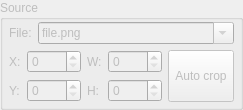
             <widget class="QGroupBox" name="groupBox_2">
              <property name="enabled">
               <bool>false</bool>
              </property>
              <property name="title">
               <string>Source</string>
              </property>
              <layout class="QVBoxLayout" name="verticalLayout">
               <property name="leftMargin">
                <number>6</number>
               </property>
               <property name="topMargin">
                <number>2</number>
               </property>
               <property name="rightMargin">
                <number>6</number>
               </property>
               <property name="bottomMargin">
                <number>5</number>
               </property>
               <item>
                <layout class="QFormLayout" name="formLayout_6">
                 <item row="0" column="0">
                  <widget class="QLabel" name="label_4">
                   <property name="text">
                    <string>File:</string>
                   </property>
                  </widget>
                 </item>
                 <item row="0" column="1">
                  <widget class="QComboBox" name="filename">
                   <property name="enabled">
                    <bool>false</bool>
                   </property>
                   <property name="sizePolicy">
                    <sizepolicy hsizetype="Expanding" vsizetype="Fixed">
                     <horstretch>0</horstretch>
                     <verstretch>0</verstretch>
                    </sizepolicy>
                   </property>
                   <property name="editable">
                    <bool>true</bool>
                   </property>
                   <property name="currentText">
                    <string>file.png</string>
                   </property>
                  </widget>
                 </item>
                </layout>
               </item>
               <item>
                <layout class="QHBoxLayout" name="horizontalLayout_3">
                 <item>
                  <layout class="QFormLayout" name="formLayout_3">
                   <item row="0" column="0">
                    <widget class="QLabel" name="label">
                     <property name="text">
                      <string>X:</string>
                     </property>
                    </widget>
                   </item>
                   <item row="0" column="1">
                    <widget class="QSpinBox" name="sx">
                     <property name="sizePolicy">
                      <sizepolicy hsizetype="Expanding" vsizetype="Fixed">
                       <horstretch>0</horstretch>
                       <verstretch>0</verstretch>
                      </sizepolicy>
                     </property>
                     <property name="maximum">
                      <number>9999</number>
                     </property>
                    </widget>
                   </item>
                   <item row="1" column="0">
                    <widget class="QLabel" name="label_2">
                     <property name="text">
                      <string>Y:</string>
                     </property>
                    </widget>
                   </item>
                   <item row="1" column="1">
                    <widget class="QSpinBox" name="sy">
                     <property name="sizePolicy">
                      <sizepolicy hsizetype="Expanding" vsizetype="Fixed">
                       <horstretch>0</horstretch>
                       <verstretch>0</verstretch>
                      </sizepolicy>
                     </property>
                     <property name="maximum">
                      <number>9999</number>
                     </property>
                    </widget>
                   </item>
                  </layout>
                 </item>
                 <item>
                  <layout class="QFormLayout" name="formLayout_4">
                   <item row="1" column="0">
                    <widget class="QLabel" name="label_5">
                     <property name="text">
                      <string>H:</string>
                     </property>
                    </widget>
                   </item>
                   <item row="1" column="1">
                    <widget class="QSpinBox" name="sh">
                     <property name="sizePolicy">
                      <sizepolicy hsizetype="Expanding" vsizetype="Fixed">
                       <horstretch>0</horstretch>
                       <verstretch>0</verstretch>
                      </sizepolicy>
                     </property>
                     <property name="maximum">
                      <number>9999</number>
                     </property>
                    </widget>
                   </item>
                   <item row="0" column="0">
                    <widget class="QLabel" name="label_3">
                     <property name="text">
                      <string>W:</string>
                     </property>
                    </widget>
                   </item>
                   <item row="0" column="1">
                    <widget class="QSpinBox" name="sw">
                     <property name="sizePolicy">
                      <sizepolicy hsizetype="Expanding" vsizetype="Fixed">
                       <horstretch>0</horstretch>
                       <verstretch>0</verstretch>
                      </sizepolicy>
                     </property>
                     <property name="maximum">
                      <number>9999</number>
                     </property>
                    </widget>
                   </item>
                  </layout>
                 </item>
                 <item>
                  <widget class="QToolButton" name="crop">
                   <property name="sizePolicy">
                    <sizepolicy hsizetype="MinimumExpanding" vsizetype="MinimumExpanding">
                     <horstretch>0</horstretch>
                     <verstretch>0</verstretch>
                    </sizepolicy>
                   </property>
                   <property name="text">
                    <string>Auto crop</string>
                   </property>
                  </widget>
                 </item>
                </layout>
               </item>
              </layout>
             </widget>
